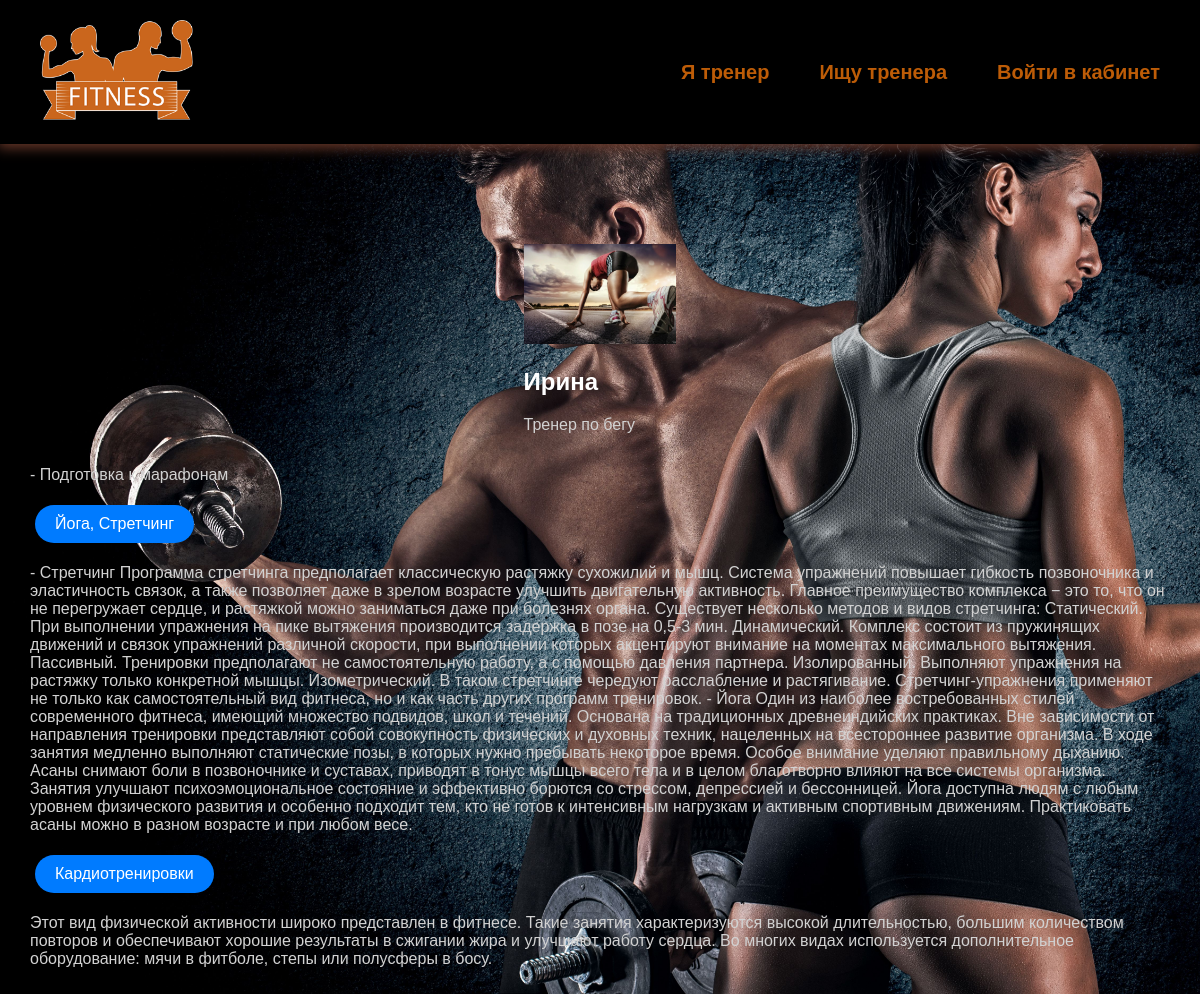
The app's page /profile/2/ with its own data.
### fitness/models.py (models this page shows, shortened)
class Profile(models.Model):
    user = models.OneToOneField(User, on_delete=models.CASCADE, null=True, blank=True)
    name = models.CharField(max_length=200, null=True, blank=True)
    email = models.EmailField(max_length=200, null=True, blank=True)
    username = models.CharField(max_length=200, null=True, blank=True)
    short_info = models.CharField(max_length=200, null=True, blank=True)
    bio = models.TextField(null=True, blank=True)
    profile_image = models.ImageField(upload_to="profiles/", default="profiles/user-default.png")
    social_inst = models.CharField(max_length=200, null=True, blank=True)
    social_vk = models.CharField(max_length=200, null=True, blank=True)
    social_web = models.CharField(max_length=200, null=True, blank=True)
    created = models.DateTimeField(auto_now_add=True)
    class Meta:
        verbose_name = "Профиль"
        verbose_name_plural = "Профили"

class Skill(models.Model):
    owner = models.ForeignKey(Profile, on_delete=models.CASCADE, blank=True, null=True)
    name = models.CharField(max_length=200, blank=True, null=True)
    description = models.TextField(blank=True, null=True)
    created = models.DateTimeField(auto_now_add=True)
    class Meta:
        verbose_name = "Навык"
        verbose_name_plural = "Навыки"

### fitness/views.py (the view)
# urls.py: path('profile/<str:pk>/', views.coach, name='coach'),
def coach(request, pk):
    prof = Profile.objects.get(id=pk)
    context = {
        'profile': prof,
    }
    return render(request, 'fitness/coach.html', context)

### fitness/templates/fitness/coach.html
{% extends 'fitness/base.html' %}
{% block content %}
<main>
    <div class="container">
        <div>
            <img class="avatar avatar--xl" src="{{ profile.profile_image.url }}" />
            <h2>{{ profile.username }}</h2>
            <p>{{ profile.short_info }}</p>
        </div>
        <div>
            <p>{{ profile.bio }}</p>
            {% for skill in profile.skill_set.all|slice:"3" %}
            <p class="tag tag--pill tag--sub settings__btn tag--lg"> {{ skill.name }}</p>
            <p> {{ skill.description }}</p>
            {% endfor %}
        </div>
    </div>
</main>
{% endblock %}

### fitness/static/css/style.css (style rules this page uses)
body { padding: 0; margin: 0; background-color: rgb(232, 234, 251); font-family: Verdana, Geneva, Tahoma, sans-serif; background-image: url(../../../media/profiles/img2.jpg); background-size: cover; background-position: inherit; background-repeat: no-repeat; width: 100%; height: 100%; }
p { color: rgb(210, 210, 210) }
img { height: 100px; }
h1, h2, h3, h4 { color: #ffffff; }
.container { display: flex; justify-content: center; align-items: center; flex-direction: column; margin-top: 50px; }
.tag--pill { display: inline-block; padding: 5px 10px; border-radius: 20px; text-decoration: none; background-color: #007bff; color: #fff; margin-bottom: 10px; }
.tag--lg { font-size: 16px; padding: 10px 20px; border-radius: 20px; margin-bottom: 10px; margin: 5px; }

### records on screen
Profile: profile_image (picture), username "Ирина", short_info "Тренер по бегу", bio "- Подготовка к марафонам"
Skill: name "Йога, Стретчинг", description "- Стретчинг Программа стретчинга предполагает классическую растяжку сухожилий и мышц. Система упражнений повышает гибкость позвоночника и эластичность связок, а также позволяет даже в зрелом возрасте улучшить двигательную активность. Главное преимущество комплекса − это то, что он не перегружает сердце, и растяжкой можно заниматься даже при болезнях органа. Существует несколько методов и видов стретчинга: Статический. При выполнении упражнения на пике вытяжения производится задержка в позе на 0,5-3 мин. Динамический. Комплекс состоит из пружинящих движений и связок упражнений различной скорости, при выполнении которых акцентируют внимание на моментах максимального вытяжения. Пассивный.…"
Skill: name "Кардиотренировки", description "Этот вид физической активности широко представлен в фитнесе. Такие занятия характеризуются высокой длительностью, большим количеством повторов и обеспечивают хорошие результаты в сжигании жира и улучшают работу сердца. Во многих видах используется дополнительное оборудование: мячи в фитболе, степы или полусферы в босу."
